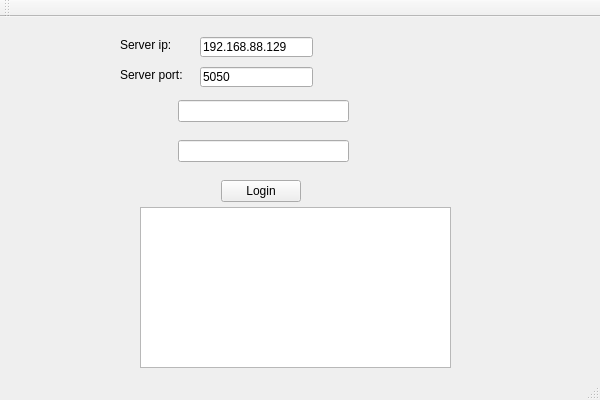
<?xml version="1.0" encoding="UTF-8"?>
<ui version="4.0">
 <class>LoginClass</class>
 <widget class="QMainWindow" name="LoginClass">
  <property name="geometry">
   <rect>
    <x>0</x>
    <y>0</y>
    <width>600</width>
    <height>400</height>
   </rect>
  </property>
  <property name="windowTitle">
   <string>Login</string>
  </property>
  <widget class="QWidget" name="centralWidget">
   <widget class="QWidget" name="widget" native="true">
    <property name="geometry">
     <rect>
      <x>140</x>
      <y>60</y>
      <width>254</width>
      <height>151</height>
     </rect>
    </property>
    <layout class="QGridLayout" name="gridLayout">
     <item row="0" column="1" colspan="4">
      <widget class="QLineEdit" name="userNameEdit"/>
     </item>
     <item row="3" column="2">
      <widget class="QPushButton" name="Login">
       <property name="text">
        <string>Login</string>
       </property>
      </widget>
     </item>
     <item row="3" column="4" colspan="2">
      <spacer name="horizontalSpacer_6">
       <property name="orientation">
        <enum>Qt::Horizontal</enum>
       </property>
       <property name="sizeHint" stdset="0">
        <size>
         <width>37</width>
         <height>20</height>
        </size>
       </property>
      </spacer>
     </item>
     <item row="1" column="0">
      <spacer name="horizontalSpacer_3">
       <property name="orientation">
        <enum>Qt::Horizontal</enum>
       </property>
       <property name="sizeHint" stdset="0">
        <size>
         <width>31</width>
         <height>20</height>
        </size>
       </property>
      </spacer>
     </item>
     <item row="0" column="5">
      <spacer name="horizontalSpacer_2">
       <property name="orientation">
        <enum>Qt::Horizontal</enum>
       </property>
       <property name="sizeHint" stdset="0">
        <size>
         <width>31</width>
         <height>20</height>
        </size>
       </property>
      </spacer>
     </item>
     <item row="3" column="1">
      <spacer name="horizontalSpacer_7">
       <property name="orientation">
        <enum>Qt::Horizontal</enum>
       </property>
       <property name="sizeHint" stdset="0">
        <size>
         <width>40</width>
         <height>20</height>
        </size>
       </property>
      </spacer>
     </item>
     <item row="0" column="0">
      <spacer name="horizontalSpacer">
       <property name="orientation">
        <enum>Qt::Horizontal</enum>
       </property>
       <property name="sizeHint" stdset="0">
        <size>
         <width>31</width>
         <height>20</height>
        </size>
       </property>
      </spacer>
     </item>
     <item row="1" column="5">
      <spacer name="horizontalSpacer_4">
       <property name="orientation">
        <enum>Qt::Horizontal</enum>
       </property>
       <property name="sizeHint" stdset="0">
        <size>
         <width>31</width>
         <height>20</height>
        </size>
       </property>
      </spacer>
     </item>
     <item row="1" column="1" colspan="4">
      <widget class="QLineEdit" name="passWordEdit"/>
     </item>
     <item row="3" column="0">
      <spacer name="horizontalSpacer_5">
       <property name="orientation">
        <enum>Qt::Horizontal</enum>
       </property>
       <property name="sizeHint" stdset="0">
        <size>
         <width>31</width>
         <height>20</height>
        </size>
       </property>
      </spacer>
     </item>
     <item row="3" column="3">
      <spacer name="horizontalSpacer_8">
       <property name="orientation">
        <enum>Qt::Horizontal</enum>
       </property>
       <property name="sizeHint" stdset="0">
        <size>
         <width>40</width>
         <height>20</height>
        </size>
       </property>
      </spacer>
     </item>
    </layout>
   </widget>
   <widget class="QLineEdit" name="lineEditIP">
    <property name="geometry">
     <rect>
      <x>200</x>
      <y>20</y>
      <width>113</width>
      <height>20</height>
     </rect>
    </property>
    <property name="text">
     <string>192.168.88.129</string>
    </property>
   </widget>
   <widget class="QLineEdit" name="lineEditPort">
    <property name="geometry">
     <rect>
      <x>200</x>
      <y>50</y>
      <width>113</width>
      <height>20</height>
     </rect>
    </property>
    <property name="text">
     <string>5050</string>
    </property>
   </widget>
   <widget class="QTextEdit" name="textEditRead">
    <property name="geometry">
     <rect>
      <x>140</x>
      <y>190</y>
      <width>311</width>
      <height>161</height>
     </rect>
    </property>
   </widget>
   <widget class="QLabel" name="label">
    <property name="geometry">
     <rect>
      <x>120</x>
      <y>20</y>
      <width>71</width>
      <height>16</height>
     </rect>
    </property>
    <property name="text">
     <string>Server ip:</string>
    </property>
   </widget>
   <widget class="QLabel" name="label_2">
    <property name="geometry">
     <rect>
      <x>120</x>
      <y>50</y>
      <width>71</width>
      <height>16</height>
     </rect>
    </property>
    <property name="text">
     <string>Server port:</string>
    </property>
   </widget>
  </widget>
  <widget class="QMenuBar" name="menuBar">
   <property name="geometry">
    <rect>
     <x>0</x>
     <y>0</y>
     <width>600</width>
     <height>22</height>
    </rect>
   </property>
  </widget>
  <widget class="QToolBar" name="mainToolBar">
   <attribute name="toolBarArea">
    <enum>TopToolBarArea</enum>
   </attribute>
   <attribute name="toolBarBreak">
    <bool>false</bool>
   </attribute>
  </widget>
  <widget class="QStatusBar" name="statusBar"/>
 </widget>
 <layoutdefault spacing="6" margin="11"/>
 <resources>
  <include location="login.qrc"/>
 </resources>
 <connections>
  <connection>
   <sender>Login</sender>
   <signal>clicked()</signal>
   <receiver>LoginClass</receiver>
   <slot>pushButton1_Clicked()</slot>
   <hints>
    <hint type="sourcelabel">
     <x>308</x>
     <y>194</y>
    </hint>
    <hint type="destinationlabel">
     <x>357</x>
     <y>292</y>
    </hint>
   </hints>
  </connection>
 </connections>
 <slots>
  <slot>pushButton1_Clicked()</slot>
 </slots>
</ui>
